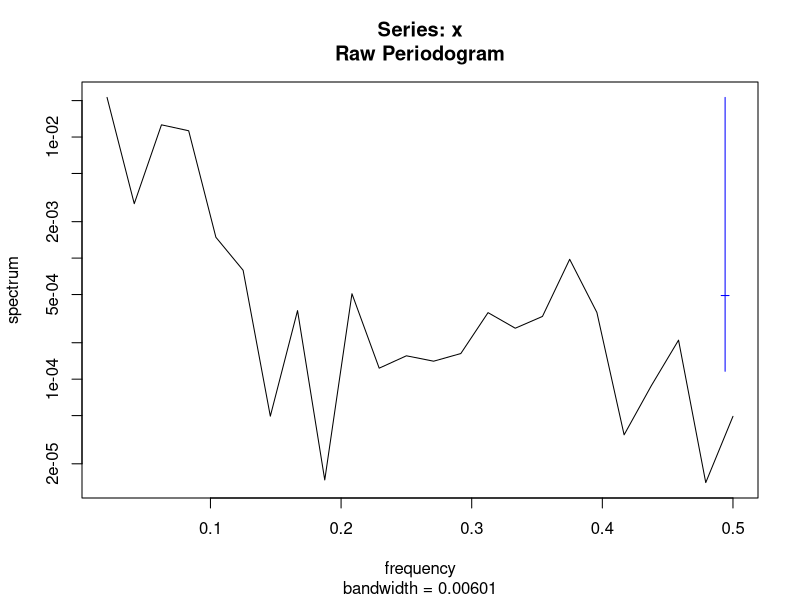
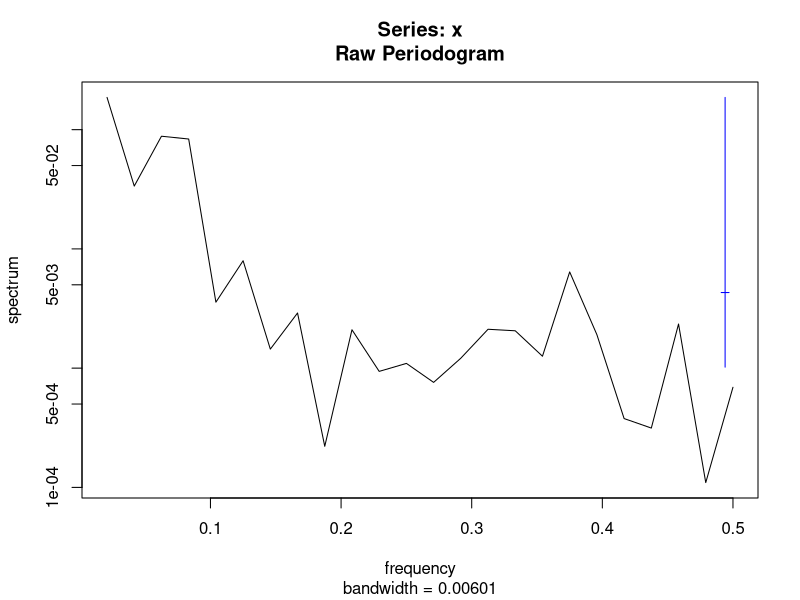
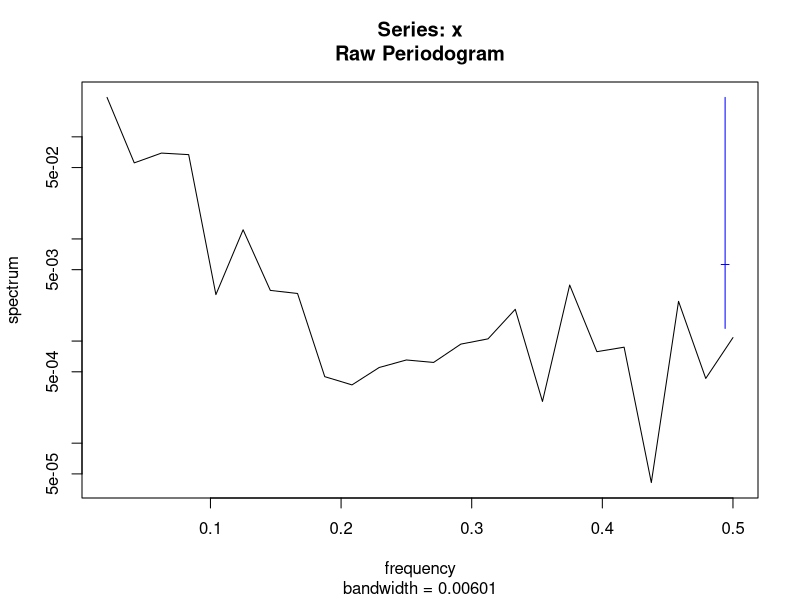
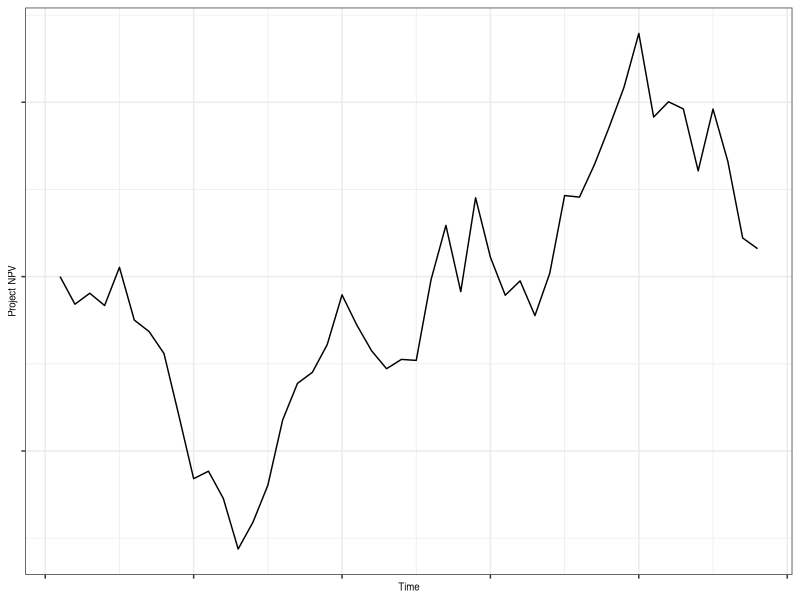
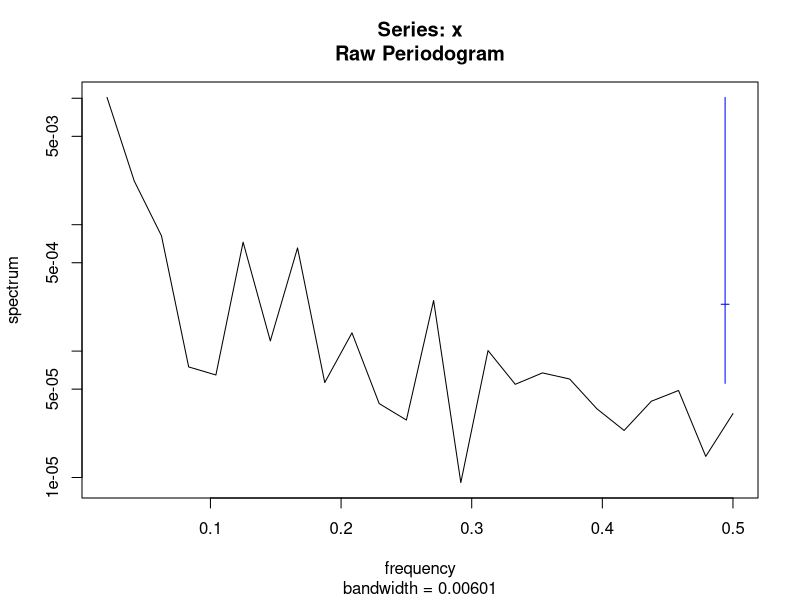
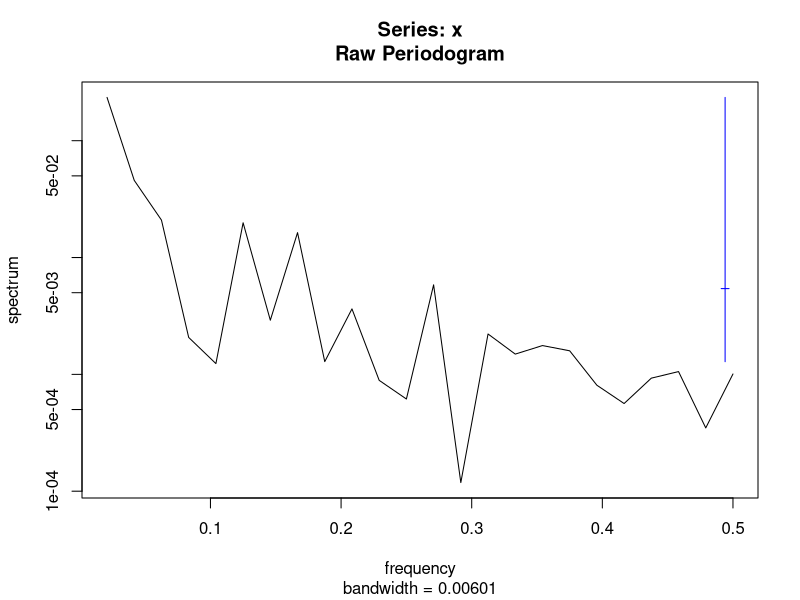
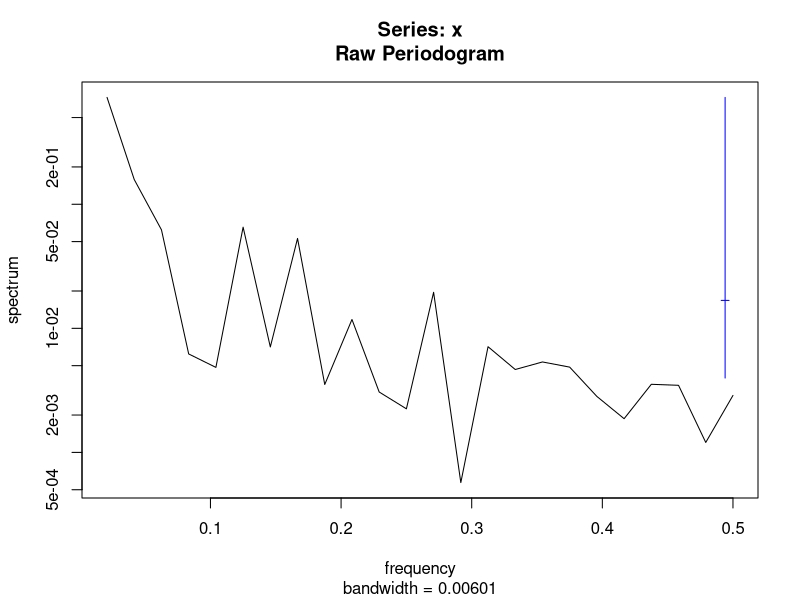
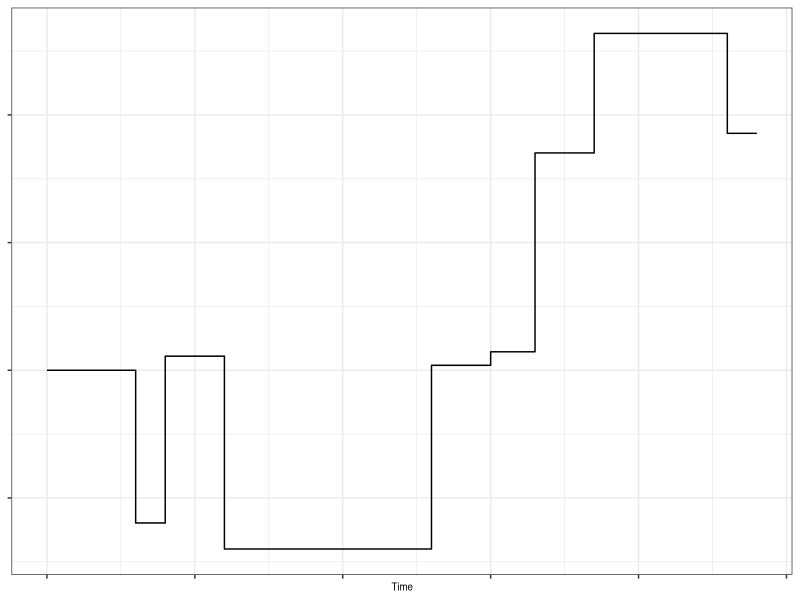

These charts were generated, in order, by the following R code: (Note: this script raises an error after producing the figures.)
## ---- chunk 1
knitr::opts_chunk$set(echo = FALSE,
                      message = FALSE,
                      warning = FALSE,
                      dev = c("png", "tiff"),
                      dpi = 300)
library(tidyverse)
library(flextable)
library(patchwork)

label_size <- 2.5
smallLabel_size <- 2
title_size <- 8
subtitle_size <- 7
legendText_size <- 6
axisText_size <- 6
axisTitle_size <- 7
facetTitle_size <- 7

## ---- chunk 2
gbmFun <- function(tau = 40, m = 0.001, s = 0.003, x0 = 1,
                   randVec = NULL, seed = NULL) {
  if(is.null(randVec)){
    if(!is.null(seed)){set.seed(seed)}
    randVec <- rnorm(tau)
  }
  epsilon <- randVec
  lx <- c(); lx[1] <- log(x0)
  drift <- (m - s * s / 2)
  for(t in 2:tau){
    dBt <-  s * epsilon[t]
    lx[t] <- lx[t - 1] + drift + dBt
  }
  x <- exp(lx)
  return(x)
}
# m <- 0.001
# s <- 0.003
# tau <- 400
# x0 <- 1
# x <- gbmFun(tau, m, s, x0, randVec = NULL)
# df_plot <- data.frame(t = 1:tau, x)
# gg <- ggplot(df_plot, aes(x = t, y = x))
# gg <- gg + geom_line()
# acf(diff(log(x)))
# hist(diff(log(x)))
# shapiro.test(diff(log(x)))
#---------------------------------------------------------------------------
# Algorithm 6.2 in Tankov 2003 Financial modeling with jump processes
compoundPoisFun <- function(tau, lambda, m_y = 0, s_y = 1,
                            seed = NULL, maxiter = 500){
  if(!is.null(seed)){set.seed(seed)}
  N <- rpois(1, lambda * tau)
  U <- runif(N) * tau
  U <- round(U)
  n_iter <- 0; flag <- 1
  while(flag == 1){
    n_iter <- n_iter + 1
    U <- runif(N) * tau
    U <- round(U)
    if(sum(duplicated(U)) > 0 & n_iter <= maxiter){
      flag <- 1
    }else{
      flag <- 0
      if(n_iter == maxiter){
        print("Reached maxiter without generating duplicate-free event times vec. Dropping duplicates.")
        U <- U[-which(duplicated(U))]
      }
    }
  }
  Tt <- U[order(U)]
  J <- exp(rnorm(N, m_y, s_y)) - 1
  #---
  cumJ <- cumsum(J)
  # For explicit modeling of Yt per time step
  Yt <- rep(0, tau)
  Yt[Tt] <- cumJ
  #---
  Tt <- c(0, Tt)
  J <- c(0, J)
  if(Tt[length(Tt)] != tau){
    Tt <- c(Tt, tau)
    J <- c(J, 0)
  }
  cumJ <- cumsum(J)
  df_step <- data.frame(Tt, cumJ)
  #--------------------------
  nEvents <- length(Tt)
  cumYt <- c()
  for(i in 1:(nEvents - 1)){
    tStart <- Tt[i]
    tFin <- Tt[i + 1] - 1
    cumYt[tStart:tFin] <- cumJ[i]
  }
  cumYt[tau] <- cumYt[tFin]
  df_Yt <- data.frame(t = 1:tau, Yt, cumYt)
  
  list_out <- list(df_step, df_Yt)
  return(list_out)
  
}
#----------------------------------------------------------------------------
FractDim<-function(Data,graphon=FALSE) {
  X=Data;N=length(X);
  jstart=10;jend=floor(10*(log10(N)-1));
  kvec=c(1:4,floor(2^(c(jstart:jend)/4)));
  indkend=length(kvec);
  k=c()
  AvgLmk=c()
  err=c()
  for(indk in 1:indkend)
  {
    k=kvec[indk]
    Xend=c()
    Xsum=c()
    Lmk=c()
    for(m in 1:k)
    {
      Xend=floor((N-m)/k)
      Xsum=sum(abs(X[m+c(1:Xend)*k]-c(0, X[m+c(1:(Xend-1))*k])))
      Lmk[m]=1/k*1/k*(N-1)/Xend*Xsum
    }
    AvgLmk[indk]=mean(Lmk)
    #  err[indk]=sd(log(Lmk))
  }
  x<-log(kvec)
  y<-log(AvgLmk)
  q<-lm(y~x)
  slope<-q$coefficients[2]
  yintcept<-q$coefficients[1]
  yfit<-x*slope+yintcept
  FrDim <- -slope
  avgRes <- mean(abs(q$residuals))
  if(graphon==TRUE)
  {
    plot(x,y,main="If linear then fractal, w/Fr. Dim = (-)slope",xlab="Ln(k)",ylab="Ln(length of curve with interval k)")
    z<-line(x,yfit);abline(coef(z),col='blue');z<-NULL
    #z<-line(x,y);abline(coef(z),col='blue');z<-NULL
  }
  #z<-line(x,y);qq=coef(z)
  #yintcept=qq[1]
  #FrDim=-qq[2]
  return(c(FrDim, avgRes, yintcept))
}
#===========================================================================
m <- 0.005
s <- m * seq(5.5, 50, length.out = 3)
tau <- 48
x0 <- 1
#rn <- round(runif(1) * 1000)
#rn <- 905
#rn <- 517
# rn <- 340
# set.seed(rn)
# tau <- 12 * 4
lambda <- 0.1


#----------------------------------------------------------------------------
# Generate and plot geometric Brownian movement example
#gBm_seed <- 10^4 * round(runif(1), 4)
#gBm_seed <- 2482
#gBm_seed <- 7781
gBm_seed <- 1029
#randVec <- coloredNoise(N = tau, alpha = 1, scaleIt = T)
#acf(randVec)
list_df <- list()
list_spec <- list()
facet_labels <- c()
for(i in 1:length(s)){
  x <- gbmFun(tau, m, s[i], x0, randVec = NULL, seed = gBm_seed)
  df_x <- data.frame(t = 1:tau, x, s = as.character(s[i]))
  list_df[[i]] <- df_x
  o <- spectrum(x)
  df_gbmSpec <- data.frame(lfreq = log(o$freq), lpwr = log(o$spec))
  df_gbmSpec <- df_gbmSpec[-1, ]
  df_gbmSpec$s <- as.character(s[i])
  list_spec[[i]] <- df_gbmSpec
  
  mod <- lm(lpwr ~ lfreq, df_gbmSpec)
  # summary(mod)
  alpha <- round(as.numeric(coefficients(mod)[2]), 2)
  # yint <- as.numeric(coefficients(mod)[1])
  # df_out <- as.data.frame(broom::glance(mod))
  # adjR2 <- round(df_out$adj.r.squared, 2)
  # N <- df.residual(mod)
  this_facet_label <- paste0("Slope = ", alpha, " fd = ", round(FractDim(x)[1], 2))
  facet_labels[i] <- this_facet_label
}
#---
df_plot <- as.data.frame(do.call(rbind, list_df))
colnames(df_plot)[1:2] <- c("Time", "Project NPV")
df_plot <- subset(df_plot, s == s[2])
gg <- ggplot(df_plot, aes(x = Time, y = `Project NPV`))
gg <- gg + geom_line()
#gg <- gg + facet_wrap(~s, scales = "free_y", ncol = 1)
gg <- gg + theme_bw()
gg <- gg + theme(axis.text = element_blank(),
                 axis.title = element_text(size = axisTitle_size))
gg_gbm <- gg
gg
#---
df_plot <- as.data.frame(do.call(rbind, list_spec))
colnames(df_plot)[1:2] <- c("Logged frequency", "Logged power spectral density")
df_plot <- subset(df_plot, s == s[2])
#names(facet_labels) <- s
gg <- ggplot(df_plot, aes(x = `Logged frequency`, y = `Logged power spectral density`))
gg <- gg + geom_smooth(method = lm, se = F)
gg <- gg + geom_line()
# gg <- gg + facet_wrap(~s, ncol = 1,
#                       labeller = labeller(s = facet_labels))
gg <- gg + theme_bw()
gg <- gg + theme(axis.text = element_blank(),
                 axis.title = element_text(size = axisTitle_size))
gg_gbmSpec <- gg
#----------------------------------------------------------------------------
# Generate and plot compound Poisson process example
#cPp_seed <- 10^4 * round(runif(1), 4)
#cPp_seed <- 6819
#cPp_seed <- 4880
#cPp_seed <- 7656
cPp_seed <- 2558
list_df <- list()
list_spec <- list()
facet_labels <- c()
for(i in 1:length(s)){
  #s_y = 0.3
  list_out <- compoundPoisFun(tau, lambda, m_y = m,
                              s_y = s[i], seed = cPp_seed,
                              maxiter = 500)
  df_x <- list_out[[1]]
  df_x$s <- as.character(s[i])
  list_df[[i]] <- df_x
  
  df_Yt <- list_out[[2]]
  o <- spectrum(df_Yt$cumYt)
  df_spec <- data.frame(lfreq = log(o$freq), lpwr = log(o$spec))
  df_spec <- df_spec[-1, ]
  df_spec$s <- as.character(s[i])
  list_spec[[i]] <- df_spec
  
  mod <- lm(lpwr ~ lfreq, df_spec)
  # summary(mod)
  alpha <- round(as.numeric(coefficients(mod)[2]), 2)
  # yint <- as.numeric(coefficients(mod)[1])
  # df_out <- as.data.frame(broom::glance(mod))
  # adjR2 <- round(df_out$adj.r.squared, 2)
  # N <- df.residual(mod)
  this_facet_label <- paste0("Slope = ", alpha, " fd = ", round(FractDim(df_Yt$cumYt)[1], 2))
  facet_labels[i] <- this_facet_label
  
}
#---
df_plot <- as.data.frame(do.call(rbind, list_df))
colnames(df_plot)[1:2] <- c("Time", "Project NPV")
df_plot <- subset(df_plot, s == s[2])
gg <- ggplot(df_plot, aes(Time, `Project NPV`))
#gg <- ggplot(df_cpp, aes(t, cumYt))
gg <- gg + geom_step()
#gg <- gg + facet_wrap(~s, ncol = 1)
gg <- gg + theme_bw()
gg <- gg + theme(axis.text = element_blank(),
                 axis.title.y = element_blank(),
                 axis.title.x = element_text(size = axisTitle_size))
gg_cpp <- gg
gg
#---
df_plot <- as.data.frame(do.call(rbind, list_spec))
colnames(df_plot)[1:2] <- c("Logged frequency", "Logged power spectral density")
df_plot <- subset(df_plot, s == s[2])
#names(facet_labels) <- s
gg <- ggplot(df_plot, aes(x = `Logged frequency`, y = `Logged power spectral density`))
gg <- gg + geom_smooth(method = lm, se = F)
gg <- gg + geom_line()
# gg <- gg + facet_wrap(~s, ncol = 1,
#                       labeller = labeller(s = facet_labels))
gg <- gg + theme_bw()
gg <- gg + theme(axis.text = element_blank(),
                 axis.title.y = element_blank(),
                 axis.title.x = element_text(size = axisTitle_size))
gg_cppSpec <- gg

## ---- chunk 3
# Define functions
#----------------------------------------------------------------------------
# Table formatting function
# FitFlextableToPage <- function(ft, pgwidth = 6){
#   
#   ft_out <- ft %>% autofit()
#   #these_colWidths <- dim(ft_out)$widths * pgwidth  / (flextable_dim(ft_out)$widths)
#   these_colWidths <- dim(ft_out)$widths
#   these_colWidths[5] <- these_colWidths[1] * 1.5
#   #these_colWidths[6] <- these_colWidths[6] * 0.7
#   these_colWidths <- these_colWidths * pgwidth  / (flextable_dim(ft_out)$widths)
#   ft_out <- width(ft_out, width = these_colWidths)
#   return(ft_out)
# }

#============================================================================
#============================================================================
# End function definition
#============================================================================
#============================================================================
# Project stage time durations and costs (PREVIOUS DRAFT)
# (Values given in chronologically reverse order, starting with stage n.)
# Kvec[1] is the launch cost, Tvec[1] is the launch duration.
# Time durations given in years, multiplied by 4 to convert to quarters.
# MSU/cornell
# Tvec <- c(2, 3.5, 1, 2, 4) * 4
# Kvec <- c(300000, 200000, 400000, 400000, 530000)
# Tvec <- c(2, 3, 0.85, 1.7, 3.4) * 4
# Kvec <- c(250000, 181000, 312000, 336000, 530000)
# Kvec <- c(180541, 311974, 335530, 530250)
# CIP
# Kvec <- c(52000, 213000, 396000, 929000)
# Tvec <- c(1, 0.25, 2, 4.75) * 4
#===============================================================================
# Stage time duration params (CURRENT DRAFT)
# Stage durations - last stage first
# periodDurations <- c(3, 4, 2, 3) * 4
# tauVec <- rev(cumsum(periodDurations))
#TvecYrs <- c(4, 2, 4, 4); TvecQtrs <- TvecYrs * 4 # last first
TvecYrs <- c(3, 1, 2, 4); TvecQtrs <- TvecYrs * 4 # last first
tauVecYrs <- rev(cumsum(TvecYrs)); tauVecQrs <- rev(cumsum(TvecQtrs))
stage1Invest <- 530000
Kvec <- c(500000, 181000, 312000, 336000) # Last stage first
#Kvec <- 1 * c(500000, 200000, 400000, 400000) # Last stage first

TvecYrs <- c(3, 1, 2, 4); TvecQrs <- TvecYrs * 4 # last first
tauVecYrs <- rev(cumsum(TvecYrs)); tauVecQrs <- rev(cumsum(TvecQrs))
stage1Invest <- 530000
Kvec <- c(500000, 181000, 312000, 336000) # Last stage first
#===============================================================================
# Define discount rate
rYrly_discrete <- 0.12 #0.035
rQrly_discrete <- (1 + rYrly_discrete)^(1 / 4) - 1
rYrly <- round(log(1 + rYrly_discrete), 3)
r <- round(log(1 + rQrly_discrete), 3)
#===============================================================================
# Create table summarizing stage costs, time durations, and descriptions
stage1desc <- "Basic replication and scaling up"
stage2desc <- "Multi-location/season testing"
stage3desc <- "Compilation of the regulatory dossier"
stage4desc <- "Deregulation"
#launchDesc <- "Launch in 2 countries"
descVec <- c(stage1desc, stage2desc, stage3desc, stage4desc)#, launchDesc)

df_table <- data.frame(Stage = c(1:4),
                       Kn = rev(Kvec),
                       Duration = rev(TvecQrs),
                       DurationCum = rev(tauVecQrs),
                       Description = descVec)

colnames(df_table)[2:4] <- c("Cost\n(USD)", "Duration\n(annual quarters)", "Cumulative\nduration")

#df_table <- regulartable(df_table)
#df_table
#df_table <- width(df_table, width = 0.7)
table_title <- "Project to research and develop Late Blight resistant potato for release as a public good in 2 developing countries."
table_caption <- "Stage 1-4 costs and durations based on figures reported by Schiek et al. (2016)."# The launch cost and duration is hypothetical."

#df_table <- FitFlextableToPage(df_table)
# df_table <- add_header_lines(df_table, table_title)
# df_table <- add_footer_lines(df_table, table_caption)
# modifiedColnames <- colnames(df_table)
# modifiedColnames[3] <- "Duration\n(annual quarters)"
df_table %>%
  knitr::kable(
    format = "latex",
    caption = table_title,
    align = "l",
    booktabs = T,
    #longtable = T,
    linesep = " ",
    escape = F
  ) %>%
  kableExtra::kable_styling(
    position = "left",
    latex_options = c("scale_down", "striped", "repeat"),
    full_width = F,
    stripe_color = "gray!15"
  ) %>%
  # kableExtra::column_spec(column = 3:4, width = "1.5in"
  # ) %>%
  kableExtra::footnote(
    general = table_caption)
# number = c("Footnote 1; ", "Footnote 2; "),
# alphabet = c("Footnote A; ", "Footnote B; "),
# symbol = c("Footnote Symbol 1; ", "Footnote Symbol 2"))

# print_this_table <- function(df_table){
# df_table <- regulartable(df_table)
# df_table <- width(df_table, width = 5.5)
# # df_table <- FitFlextableToPage(df_table)
# 
# df_table %>% #regulartable() %>% autofit() %>%
#   valign(valign = "top", part = "all") %>%
#   align(align = "left", part = "all") %>%
#   fontsize(i = NULL, j = NULL, size = 9, part = "body") %>%
#   fontsize(i = NULL, j = NULL, size = 10, part = "header")
#   
# }


## ---- chunk 4
#===============================================================================

dfROVn$Stage <- 4:1; dfROVn$i <- 1:4
dfROVn <- dfROVn[, c("Stage", "i", "f_i", "eta_i0", "probSuc")]
dfROVn$f_i <- round(dfROVn$f_i)
dfROVn$eta_i0 <- round(dfROVn$eta_i0, 3)
dfROVn$probSuc <- round(dfROVn$probSuc, 3)
dfROVn <- dfROVn[order(dfROVn$Stage, decreasing = F), ]
table_title <- "LBr potato project stage 1-4 ROV"
dfROVn %>%
  knitr::kable(
    format = "latex",
    row.names = F,
    caption = table_title,
    align = "l",
    booktabs = T,
    #longtable = T,
    linesep = " ",
    col.names = c("Stage", "i", "ROV", "ROV elasticity\nw.r.t. project NPV", "Probability\nof success"),
    escape = F
  ) %>%
  kableExtra::kable_styling(
    position = "left",
    latex_options = c("scale_down", "striped", "repeat"),
    full_width = F,
    stripe_color = "gray!15",
    font_size = 5
  ) %>%
  kableExtra::column_spec(column = 4:7, width = "1in")


#===============================================================================
# Find breakeven project NPV
#rootROVn(X0 * 0.2, Kvec, tauVecQrs, mm = r, s, stage1Invest)
thisInt <- c(10^5, 10^8)
outUniroot <- uniroot(rootROVn, interval = thisInt,
                                 #lower = min(thisInt), upper = max(thisInt),
                                 Kvec = Kvec, tauVec = tauVecQrs,
                                 mm = r, s = s, stage1Invest)
X0min <- outUniroot$root
#ROVn(X0min, Kvec, tauVecQrs, m, s)
